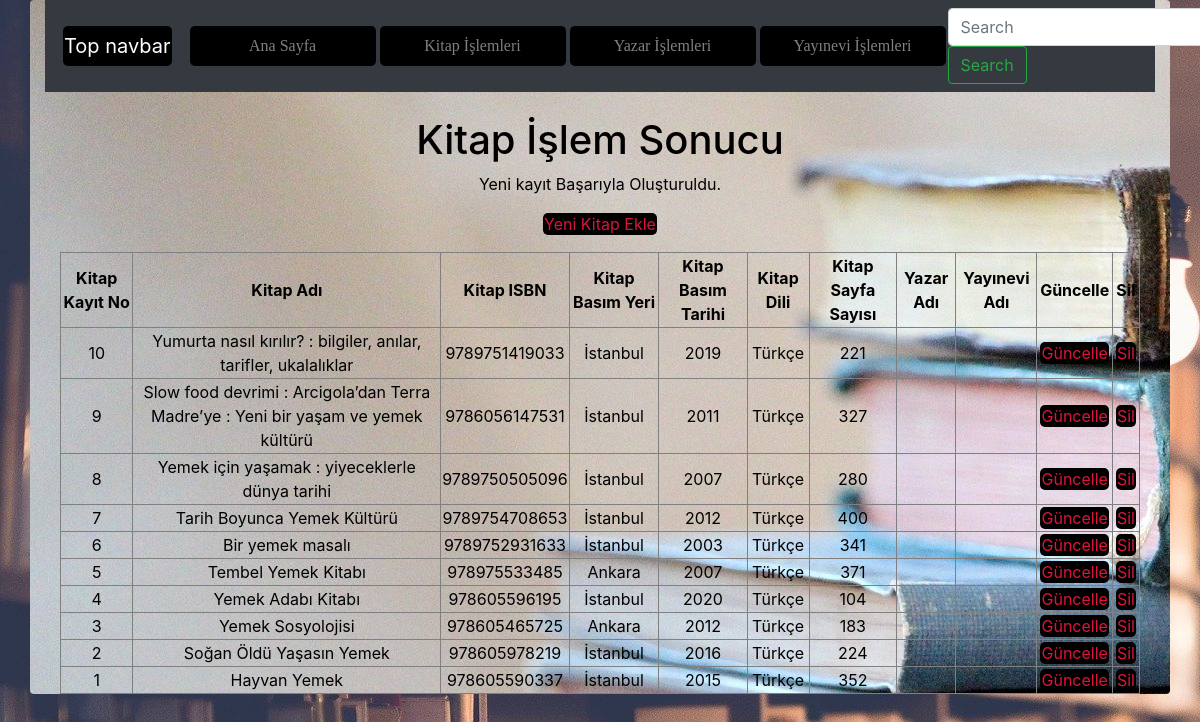
Page /meteozcan_final/kitap_eklendi.php on the earlier database version.
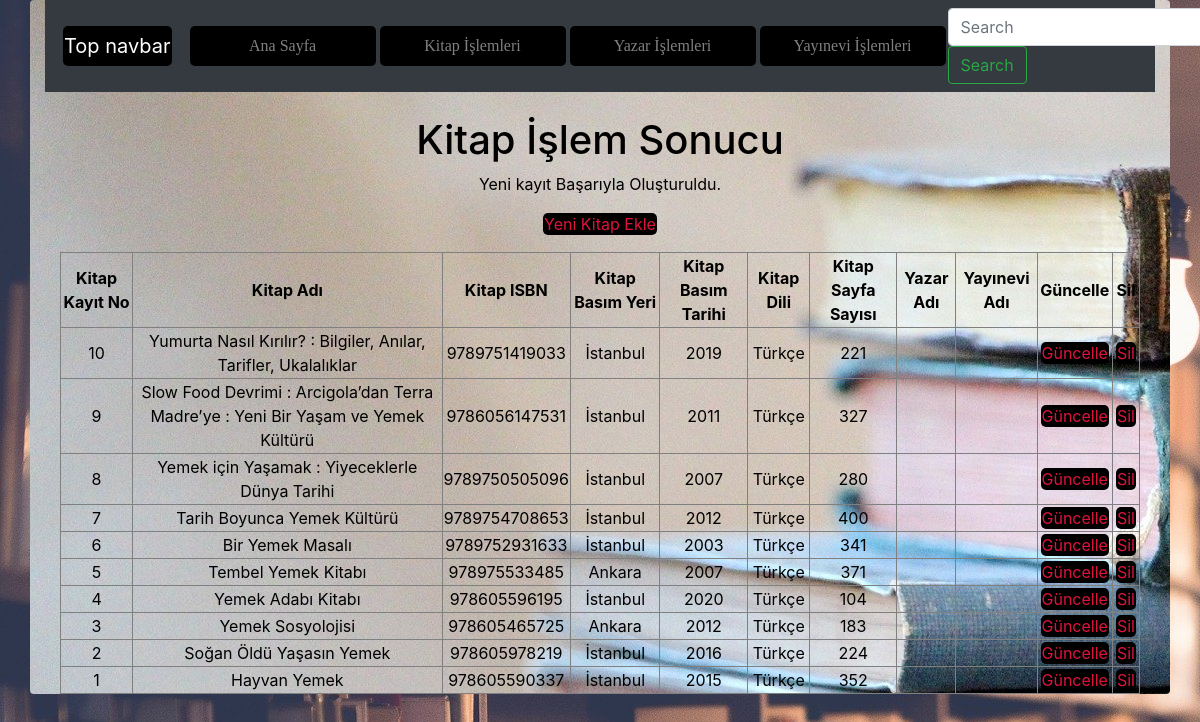
Same page on the later database version.
### tables this page shows
CREATE TABLE `kitap` (
  `KitapKayitNo` smallint(6) NOT NULL COMMENT 'Kitap Tablosunun Ana Anahtarı',
  `KitapKayitTarih` timestamp NOT NULL DEFAULT current_timestamp() COMMENT 'Kitabın Veri Tabanına Kayıt Tarihi',
  `KitapAdi` varchar(250) NOT NULL COMMENT 'Kitabın Tam Adı',
  `KitapISBN` varchar(13) NOT NULL COMMENT 'Kitabın ISBN numarası',
  `KitapBasimYeri` varchar(100) NOT NULL COMMENT 'Kitabın Basım Yeri',
  `KitapBasimTarih` year(4) NOT NULL COMMENT 'Kitabın Basıldığı Tarih',
  `KitapDili` varchar(25) NOT NULL COMMENT 'Kitabın Dili',
  `KitapSayfaSayisi` int(10) NOT NULL COMMENT 'Kitabın Sayfa Sayısı'
);

### meteozcan_final/kitap_eklendi.php (the view, shortened to what this page needs)
<?php
    require_once("baglanti.php");
    $KitapAdi = mysqli_real_escape_string($baglanti, $_POST['KitapAdi']);
    $KitapISBN = mysqli_real_escape_string($baglanti, $_POST['KitapISBN']);
    $KitapBasimYeri = mysqli_real_escape_string($baglanti, $_POST['KitapBasimYeri']);
    $KitapBasimTarih = mysqli_real_escape_string($baglanti, $_POST['KitapBasimTarih']);
    $KitapDili = mysqli_real_escape_string($baglanti, $_POST['KitapDili']);
    $KitapSayfaSayisi = mysqli_real_escape_string($baglanti, $_POST['KitapSayfaSayisi']);
    $YazarKayitNo = mysqli_real_escape_string($baglanti, $_POST['YazarKayitNo']);
    $YayinEviKayitNo = mysqli_real_escape_string($baglanti, $_POST['YayinEviKayitNo']);
    $sorgu = "INSERT INTO kitap (KitapAdi, KitapISBN, KitapBasimYeri, KitapBasimTarih, KitapDili, KitapSayfaSayisi, YazarKayitNo, YayinEviKayitNo)
            VALUES ('$KitapAdi', '$KitapISBN', '$KitapBasimYeri', '$KitapBasimTarih', '$KitapDili', '$KitapSayfaSayisi', '$YazarKayitNo', '$YayinEviKayitNo')";
    if (mysqli_query($baglanti, $sorgu)) {
        $islemSonuc = "Yeni kayıt Başarıyla Oluşturuldu.";
    } else {
        $islemSonuc = "Hata: " . $sorgu . "<br>" . mysqli_error($baglanti);
    }
    $sorgu = mysqli_query($baglanti, "SELECT * FROM kitap ORDER BY KitapKayitNo DESC");
?>
<!DOCTYPE html>
<html lang="tr"><head><meta http-equiv="Content-Type" content="text/html; charset=UTF-8">
<link href="bootstrap.min.css" rel="stylesheet">
<link href="bs1.css" rel="stylesheet">
    <link href="./katalog_files/navbar-top.css" rel="stylesheet">
  </head>
  <body>
      <div id="divone" class="container rounded">
    <nav class="navbar navbar-expand-md navbar-dark bg-dark mb-4">
  <a class="navbar-brand" href="https://getbootstrap.com/docs/4.4/examples/navbar-static/#">Top navbar</a>
  <div class="collapse navbar-collapse" id="navbarCollapse">
    <ul class="navbar-nav mr-auto">
      <li class="nav-item">
        <a class="nav-link" href="index.php">Ana Sayfa </a>
      </li>
      <li class="nav-item">
        <a class="nav-link" href="kitap.php">Kitap İşlemleri</a>
      </li>
      <li class="nav-item">
        <a class="nav-link" href="yazar.php">Yazar İşlemleri</a>
      </li>
      <li class="nav-item">
        <a class="nav-link" href="yayinevi.php">Yayınevi İşlemleri</a>
      </li>
    </ul>
    <form class="form-inline mt-2 mt-md-0">
      <input class="form-control mr-sm-2" type="text" placeholder="Search" aria-label="Search">
      <button class="btn btn-outline-success my-2 my-sm-0" type="submit">Search</button>
    </form>
  </div>
</nav>
<main role="main" class="container">
<h1>Kitap İşlem Sonucu</h1>
<p><?php echo $islemSonuc; ?></p>
<p><a href="kitap_ekle.php">Yeni Kitap Ekle</a></p>
<?php
echo("<table border=1>");
    echo("<tr>");
    echo("<td><b>Kitap Kayıt No</b></td>");
    echo("<td><b>Kitap Adı</b></td>");
    echo("<td><b>Kitap ISBN</b></td>");
    echo("<td><b>Kitap Basım Yeri</b></td>");
    echo("<td><b>Kitap Basım Tarihi</b></td>");
    echo("<td><b>Kitap Dili</b></td>");
    echo("<td><b>Kitap Sayfa Sayısı</b></td>");
    echo("<td><b>Yazar Adı</b></td>");
    echo("<td><b>Yayınevi Adı</b></td>");
    echo("<td><b>Güncelle</b></td>");
    echo("<td><b>Sil</b></td>");
    echo("</tr>");
while($satir = mysqli_fetch_assoc($sorgu)){
    echo("<tr>");
    echo("<td>".$satir["KitapKayitNo"]."</td>");
    echo("<td>".$satir["KitapAdi"]."</td>");
    echo("<td>".$satir["KitapISBN"]."</td>");
    echo("<td>".$satir["KitapBasimYeri"]."</td>");
    echo("<td>".$satir["KitapBasimTarih"]."</td>");
    echo("<td>".$satir["KitapDili"]."</td>");
    echo("<td>".$satir["KitapSayfaSayisi"]."</td>");
    echo("<td>".$satir["YazarKayitNo"]."</td>");
    echo("<td>".$satir["YayinEviKayitNo"]."</td>");
    echo("<td><a href='kitapguncellenecek.php?KitapKayitNo=".$satir["KitapKayitNo"]."'>Güncelle</a></td>");
    echo("<td><a href='kitapsil.php?KitapKayitNo=".$satir["KitapKayitNo"]."'>Sil</a></td>");
    echo("</tr>");
            }
echo("</table>");
?>
</main>
      </div>
</body></html>

Differences in the rows shown:
changed kitap id 10: KitapAdi "Yumurta nasıl kırılır? : bilgiler, anılar, tarifler, ukalalıklar" → "Yumurta Nasıl Kırılır? : Bilgiler, Anılar, Tarifler, Ukalalıklar"
changed kitap id 9: KitapAdi "Slow food devrimi : Arcigola’dan Terra Madre’ye : Yeni bir yaşam ve yemek kültürü" → "Slow Food Devrimi : Arcigola’dan Terra Madre’ye : Yeni Bir Yaşam ve Yemek Kültürü"
changed kitap id 8: KitapAdi "Yemek için yaşamak : yiyeceklerle dünya tarihi" → "Yemek için Yaşamak : Yiyeceklerle Dünya Tarihi"
changed kitap id 6: KitapAdi "Bir yemek masalı" → "Bir Yemek Masalı"
